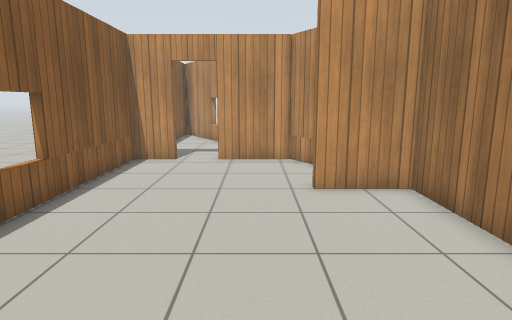
[1] (above)

12 first-person views from a walk through a world built for the Gazebo simulator. The camera is 1.2 m above the floor, tilts 10° down and sees 75° across. The floor is counted in squares, 0.5 m on a side. Each view is taken from the middle of a square. On the plan, view 1 faces up. The plan holds only what a view shows up to about 19 squares ahead; the rest is blank. The place goes on beyond the plan. Gazebo's built-in surfaces are drawn with simple patterns.

[2]
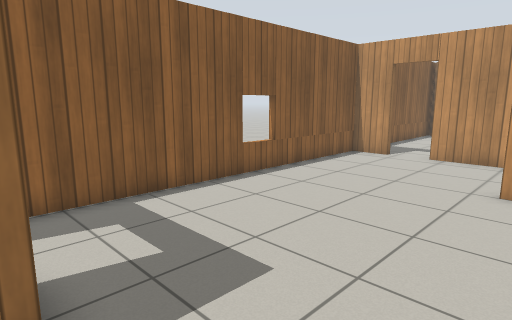

[3]
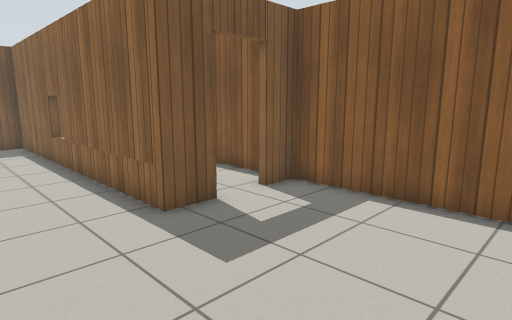

[4]
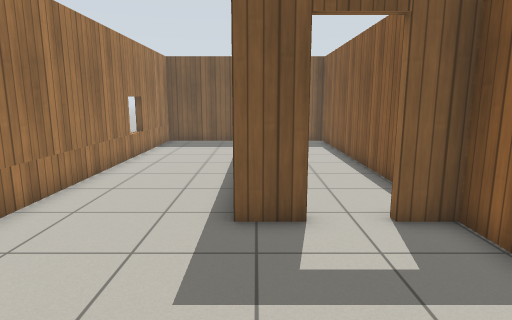

[5]
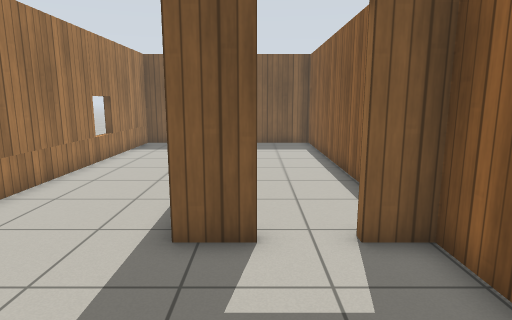

[6]
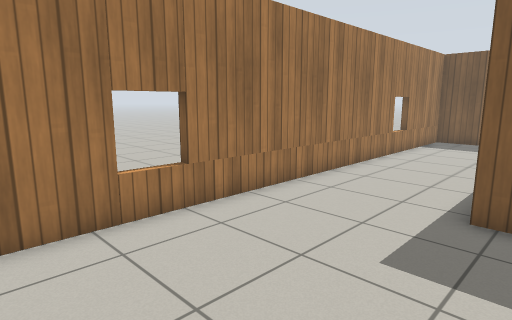

[7]
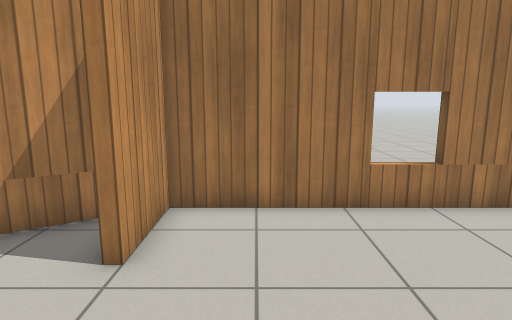

[8]
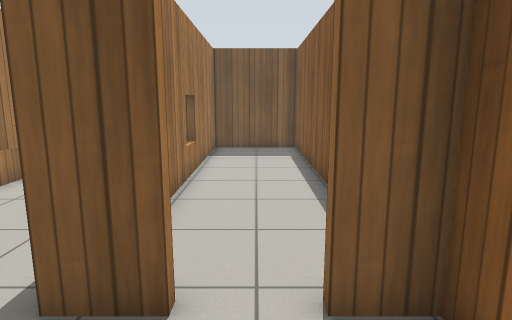

[9]
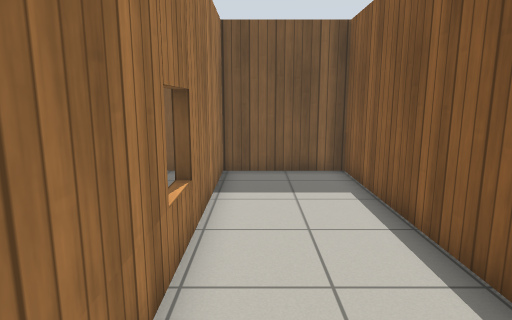

[10]
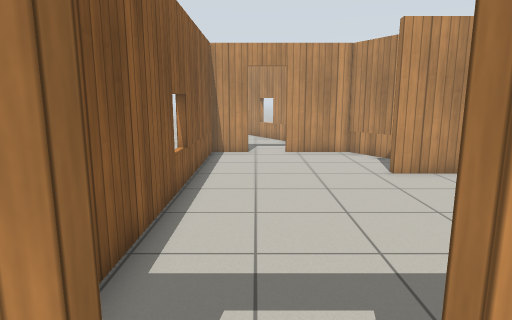

[11]
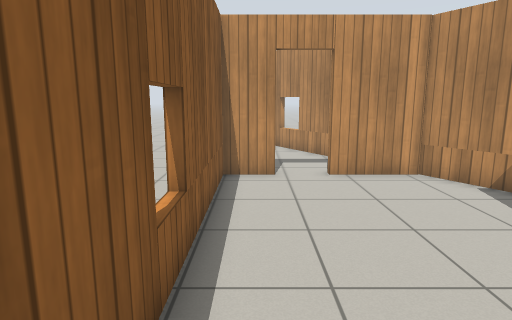

[12]
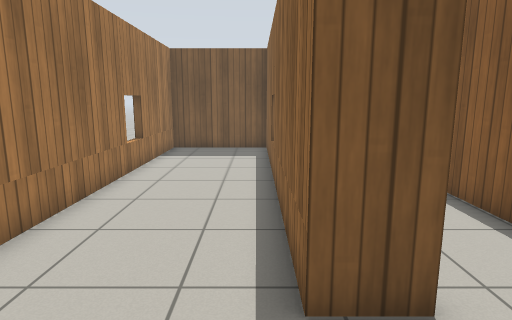

### Floor plan
Points are (right, up) in squares from view 1. A wall is a line through its corners. A room is listed if a view was taken in it or the views show most of it. See-through windows are left out.
Room 1 (views 1, 2, 3, 4, 5, 6, 7, 8, 11, 12)
walls: (-2.1, -0.4) (-0.6, -0.4) (-0.6, -14.4) (4.3, -14.4) (4.3, 9) (1.6, 9) (1.6, 9.4); (3.6, 10.2) (1.5, 13.8) (-1.6, 13.8); (-3.3, 13.8) (-5.1, 13.8) (-5.1, -0.4) (-3.8, -0.4)
ways out: open door at (-2.7, -0.7) to room 2; open door at (-2.5, 14)
Room 2 (views 9, 10)
walls: (-5.1, -1.9) (-5.1, -14.4) (-0.9, -14.4) (-0.9, -4.2)
ways out: open door at (-2.7, -0.7) to room 1

Positions as (right, up) in squares from view 1, and headings:
1: (0, 0), facing up
2: (3, -1), facing up-left
3: (3, 6), facing down-left
4: (-1, 6), facing down
5: (-2, 5), facing down
6: (-2, 7), facing down-right
7: (-3, 7), facing right
8: (-3, 3), facing down
9: (-2, -3), facing down
10: (-3, -2), facing up
11: (-4, 3), facing up
12: (0, 3), facing down
